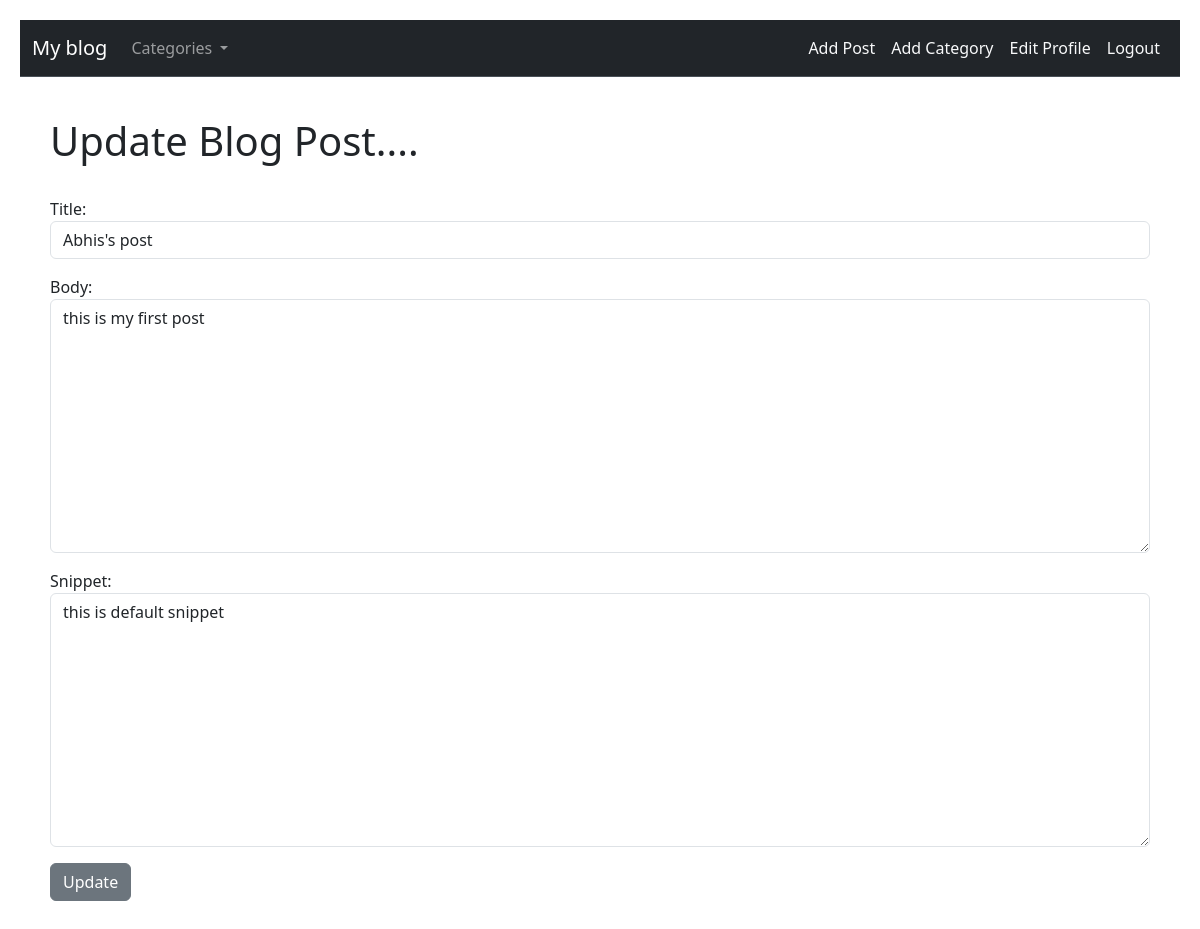
The page /article/18/update/ (signed in) on the database its author committed.
### theblog/models.py (models this page shows, shortened)
class Post(models.Model):
    title = models.CharField(max_length=255)
    author = models.ForeignKey(User, on_delete=models.CASCADE)
    category = models.CharField(max_length=255,default="defaut category")
    body = RichTextField(blank=True,null=True)
    snippet = models.CharField(max_length=255,default="this is default snippet")
    post_date = models.DateTimeField(auto_now_add=True)
    likes = models.ManyToManyField(User,related_name='blog_posts')

### theblog/views.py (the view)
# urls.py: path('article/<int:pk>/update/',UpdatePostView.as_view(),name="update_post"),
class UpdatePostView(UpdateView):
    model = Post
    form_class = UpdateForm
    template_name = "Update_post.html"
    def get_context_data(self, *args,**kwargs) :
        cat_menu = Category.objects.all()
        context = super().get_context_data(*args,**kwargs)
        context["cat_menu"] = cat_menu
        return context

### theblog/forms.py
class UpdateForm(forms.ModelForm):
    class Meta:
        model = Post
        fields = ('title','body','snippet')
        widgets = {
            'title' : forms.TextInput(attrs={'class':'form-control',}),
            'body' : forms.Textarea(attrs={'class':'form-control',}),
            'snippet' : forms.Textarea(attrs={'class':'form-control',}),
        }

### theblog/models.py (called while the page is built)
    def __str__(self):
        return self.name

### theblog/templates/Update_post.html (shortened to what this page needs)
{% extends "base.html" %}
{%block content%}
<h1>Update Blog Post....</h1>
<br>
{%if user.is_authenticated%}
{%if post.author.id == user.id %}
<div class="mb-3">
  <form method="POST">
      {{form.as_p}}
      <button  class="btn btn-secondary">Update</button>
  </div>
  {%else%}
  <h4>you should not be here and you know it !!!!</h4>
  {%endif%}
  {%else%}
  <h4>you should not be here and you know it !!!!</h4>
  {%endif%}
{%endblock content%}

### theblog/templates/base.html (style rules this page uses)
body { padding: 20px; }

### rows shown on the page
Post: title "Abhis's post", body "this is my first post", snippet "this is default snippet"
